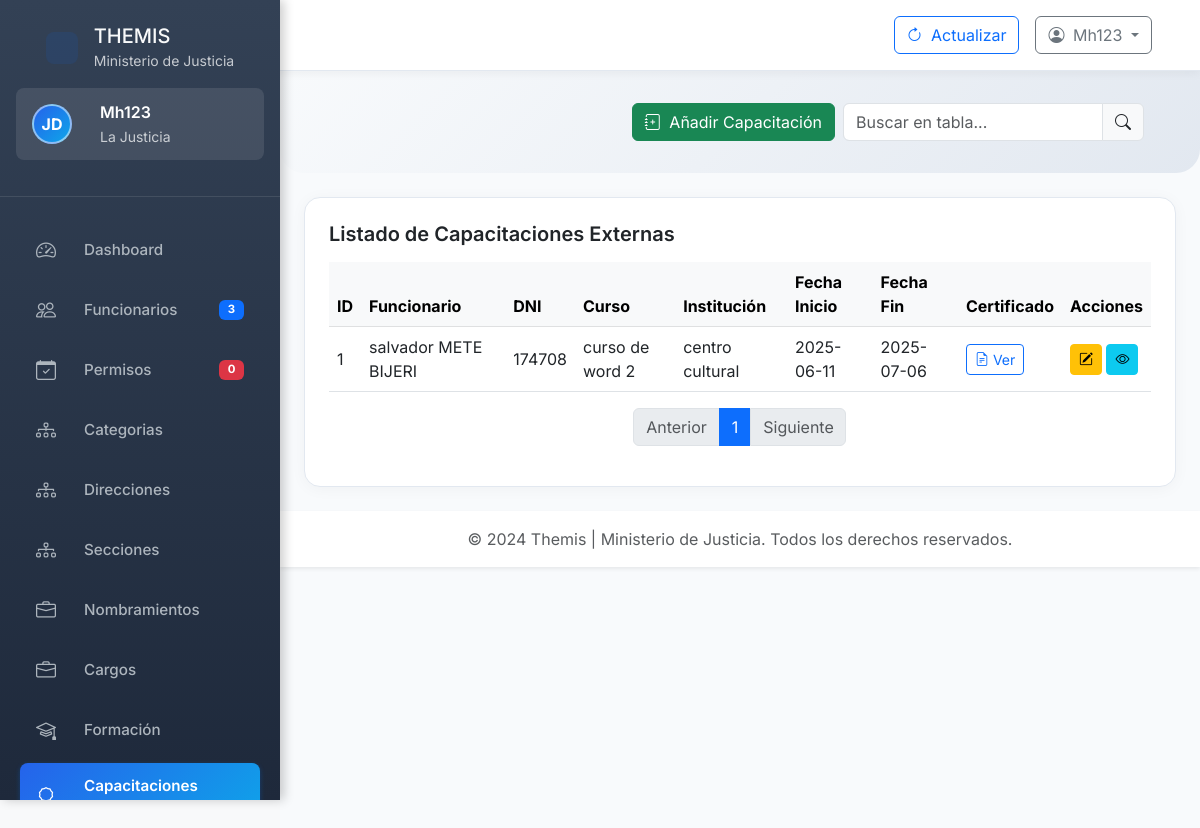
The page /administrador/capacitaciones.php (signed in) on the database its author committed.
### tables this page shows
CREATE TABLE tbl_capacitaciones (
    ID_Capacitacion INT AUTO_INCREMENT PRIMARY KEY,
    ID_Funcionario INT NOT NULL,

    Nombre_Curso VARCHAR(200) NOT NULL,
    Institucion_Organizadora VARCHAR(200) NOT NULL,
    Fecha_Inicio_Curso DATE DEFAULT NULL,
    Fecha_Fin_Curso DATE DEFAULT NULL,
    Certificado_URL VARCHAR(255) DEFAULT NULL,

    ID_Usuario_Creador INT NOT NULL,
    Fecha_Creacion_Registro DATETIME DEFAULT CURRENT_TIMESTAMP,

    ID_Usuario_Ultima_Modificacion INT DEFAULT NULL,
    Fecha_Ultima_Modificacion DATETIME DEFAULT NULL
        ON UPDATE CURRENT_TIMESTAMP,

    FOREIGN KEY (ID_Funcionario)
        REFERENCES funcionarios(Id_funcionario)
        ON DELETE CASCADE,

    FOREIGN KEY (ID_Usuario_Creador)
        REFERENCES tbl_usuarios(ID_Usuario),

    FOREIGN KEY (ID_Usuario_Ultima_Modificacion)
        REFERENCES tbl_usuarios(ID_Usuario)
);

CREATE TABLE funcionarios (
    Id_funcionario INT AUTO_INCREMENT PRIMARY KEY,
    CODIGO VARCHAR(30) NOT NULL UNIQUE,

    Nombre VARCHAR(100),
    Apellidos VARCHAR(100),
    Dip_Pasaporte VARCHAR(50),
    Sexo ENUM('Masculino','Femenino','Otro'),
    Fecha_nacimiento DATE,
    Lugar_nacimiento VARCHAR(100),
    Nacionalidad VARCHAR(100),
    Telefono VARCHAR(20),
    Correo VARCHAR(100),
    Domicilio TEXT,
    Num_carnet_fun VARCHAR(50),

    Fecha_nombramiento DATE,
    Fecha_posesion DATE,

    Id_seccion INT,
    Funcion VARCHAR(100),
    Id_categoria INT,

    Profesion VARCHAR(100),
    Maximo_nivel_estudios VARCHAR(100),
    Titulacion_academica VARCHAR(150),
    Universidad_centro_formacion VARCHAR(150),
    Fecha_graduacion DATE,

    Foto VARCHAR(255),
    Dip_pass_copia VARCHAR(255),
    Copia_doc_nomb VARCHAR(255),
    Copia_carnet_func VARCHAR(255),
    Copia_doc_tom_posesion VARCHAR(255),
    Copia_doc_academicos VARCHAR(255),

    Usuario_creador INT NOT NULL,
    Fecha_registro DATETIME DEFAULT CURRENT_TIMESTAMP,

    FOREIGN KEY (Id_seccion) REFERENCES secciones(Id_seccion),
    FOREIGN KEY (Id_categoria) REFERENCES categorias(Id_categoria),
    FOREIGN KEY (Usuario_creador) REFERENCES tbl_usuarios(ID_Usuario)
);

### administrador/capacitaciones.php (the view, shortened to what this page needs)
<?php
include_once '../includes/header.php';
?>
<body>
    <div class="container-fluid p-0">
        <div class="row g-0">
            <?php
            include_once '../includes/silebar_admin.php';
            ?>
            <div class="main-content" id="mainContent">
                <div class="header-section">
                    <div class="row align-items-center">
                        <div class="col-md-12 text-md-end mt-3 mt-md-0">
                            <div
                                class="d-flex justify-content-md-end align-items-center gap-2 flex-wrap justify-content-center"
                                data-id="<?php echo $funcionario['Id_funcionario']; ?>">
                                <button class="btn btn-success" data-bs-toggle="modal" data-bs-target="#addCapacitacionModal">
                                    <i class="bi bi-journal-plus me-1"></i> Añadir Capacitación
                                </button>
                                <div class="input-group" style="width: auto;">
                                    <input type="text" class="form-control" id="liveSearchInput"
                                        placeholder="Buscar en tabla...">
                                    <span class="input-group-text"><i class="bi bi-search"></i></span>
                                </div>
                            </div>
                        </div>
                    </div>
                </div>
                <div class="container-fluid px-4">
                    <div class="table-custom mb-4 p-4">
                        <div class="d-flex justify-content-between align-items-center mb-3">
                            <h5 class="mb-0 fw-semibold">Listado de Capacitaciones Externas </h5>
                        </div>
                        <div class="table-responsive">
                            <?php
                            try {
                                $pdo = new PDO($dsn, $user, $pass, $options);
                            } catch (PDOException $e) {
                                die("Error de conexión: " . $e->getMessage());
                            }
                            $sql = "SELECT c.ID_Capacitacion, c.Nombre_Curso, c.Institucion_Organizadora, c.Fecha_Inicio_Curso, c.Fecha_Fin_Curso, c.Certificado_URL,
                                f.Nombre, f.Apellidos, f.Dip_Pasaporte
                            FROM tbl_capacitaciones c
                            JOIN funcionarios f ON c.Id_funcionario = f.Id_funcionario
                            ORDER BY c.ID_Capacitacion DESC";
                            $stmt = $pdo->query($sql);
                            $capacitaciones = $stmt->fetchAll();
                            ?>
                            <table class="table table-hover align-middle mb-0" id="funcionariosTable">
                                <thead class="table-light">
                                    <tr>
                                        <th>ID</th>
                                        <th>Funcionario</th>
                                        <th>DNI</th>
                                        <th>Curso</th>
                                        <th>Institución</th>
                                        <th>Fecha Inicio</th>
                                        <th>Fecha Fin</th>
                                        <th>Certificado</th>
                                        <th>Acciones</th>
                                    </tr>
                                </thead>
                                <tbody id="funcionariosTableBody">
                                    <?php foreach ($capacitaciones as $cap): ?>
                                        <tr>
                                            <td><?= htmlspecialchars($cap['ID_Capacitacion']) ?></td>
                                            <td><?= htmlspecialchars($cap['Nombre'] . ' ' . $cap['Apellidos']) ?></td>
                                            <td><?= htmlspecialchars($cap['Dip_Pasaporte']) ?></td>
                                            <td><?= htmlspecialchars($cap['Nombre_Curso']) ?></td>
                                            <td><?= htmlspecialchars($cap['Institucion_Organizadora']) ?></td>
                                            <td><?= htmlspecialchars($cap['Fecha_Inicio_Curso']) ?></td>
                                            <td><?= htmlspecialchars($cap['Fecha_Fin_Curso']) ?></td>
                                            <td>
                                                <?php if (!empty($cap['Certificado_URL'])): ?>
                                                    <a href="../<?= htmlspecialchars($cap['Certificado_URL']) ?>" target="_blank" class="btn btn-sm btn-outline-primary">
                                                        <i class="bi bi-file-earmark-text"></i> Ver
                                                    </a>
                                                <?php else: ?>
                                                    <span class="text-muted">Ninguno</span>
                                                <?php endif; ?>
                                            </td>
                                            <td>
                                                <button class="btn btn-sm btn-warning btn-editar-capacitacion"
                                                    data-id="<?= $cap['ID_Capacitacion'] ?>"
                                                    data-funcionario="<?= htmlspecialchars($cap['Nombre'] . ' ' . $cap['Apellidos']) ?>"
                                                    data-curso="<?= htmlspecialchars($cap['Nombre_Curso']) ?>"
                                                    data-institucion="<?= htmlspecialchars($cap['Institucion_Organizadora']) ?>"
                                                    data-inicio="<?= $cap['Fecha_Inicio_Curso'] ?>"
                                                    data-fin="<?= $cap['Fecha_Fin_Curso'] ?>"
                                                    data-certificado="<?= htmlspecialchars($cap['Certificado_URL']) ?>"
                                                    title="Editar Capacitacion">
                                                    <i class="bi bi-pencil-square"></i>
                                                </button>
                                                <button class="btn btn-sm btn-info btn-detalle-capacitacion"
                                                    data-bs-toggle="modal"
                                                    data-bs-target="#detalleCapacitacionModal"
                                                    data-funcionario="<?= htmlspecialchars($cap['Nombre'] . ' ' . $cap['Apellidos']) ?>"
                                                    data-curso="<?= htmlspecialchars($cap['Nombre_Curso']) ?>"
                                                    data-institucion="<?= htmlspecialchars($cap['Institucion_Organizadora']) ?>"
                                                    data-inicio="<?= $cap['Fecha_Inicio_Curso'] ?>"
                                                    data-fin="<?= $cap['Fecha_Fin_Curso'] ?>"
                                                    data-certificado="<?= htmlspecialchars($cap['Certificado_URL']) ?>"
                                                    title="Ver Detalles">
                                                    <i class="bi bi-eye"></i>
                                                </button>
                                            </td>
                                        </tr>
                                    <?php endforeach; ?>
                                </tbody>
                            </table>
                        </div>
                        <nav aria-label="Page navigation example" class="mt-3">
                            <ul class="pagination justify-content-center" id="paginationControls">
                            </ul>
                        </nav>
                    </div>
                </div>
                <footer class="footer bg-white shadow-sm py-3 mt-auto">
                    <div class="container-fluid text-center">
                        <span class="text-muted">© 2024 Themis | Ministerio de Justicia. Todos los derechos
                            reservados.</span>
                    </div>
                </footer>
            </div>
        </div>
    </div>
    <?php
    include_once '../includes/footer.php';
    ?>

### includes/header.php (style rules this page uses)
:root { --primary-color: #2563eb; --secondary-color: #475569; --accent-color: #0ea5e9; --success-color: #059669; --warning-color: #d97706; --danger-color: #dc2626; --dark-color: #1e293b; --light-color: #f8fafc; --border-color: #e2e8f0; --sidebar-bg: #334155; --sidebar-hover: #475569; --sidebar-width-desktop: 280px; --sidebar-width-tablet: 240px; --sidebar-width-mobile: 100%; }
body { background-color: #f1f5f9; font-family: 'Inter', 'Segoe UI', Tahoma, Geneva, Verdana, sans-serif; margin: 0; padding: 0; overflow-x: hidden; }
.main-content { margin-left: var(--sidebar-width-desktop); background-color: #f8fafc; min-height: 100vh; transition: all 0.3s ease; width: calc(100% - var(--sidebar-width-desktop)); }
.header-section { background: linear-gradient(135deg, #f8fafc 0%, #e2e8f0 100%); color: var(--dark-color); padding: 32px; margin-bottom: 24px; border-radius: 0 0 24px 24px; }
.table-custom { background: white; border-radius: 16px; overflow: hidden; box-shadow: 0 2px 16px rgba(0, 0, 0, 0.04); border: 1px solid var(--border-color); overflow-x: auto; }
.table-custom thead { background: linear-gradient(135deg, #f8fafc 0%, #e2e8f0 100%); color: var(--dark-color); }
.container-fluid { padding-left: 0; padding-right: 0; }
@media (min-width: 1200px) { .main-content { margin-left: var(--sidebar-width-desktop); width: calc(100% - var(--sidebar-width-desktop)); } }
.main-content * { max-width: 100%; box-sizing: border-box; }
* { transition: margin 0.3s ease, width 0.3s ease, padding 0.3s ease; }
body { font-family: 'Inter', sans-serif; background-color: #f8f9fa; }

### rows shown on the page
tbl_capacitaciones: ID_Capacitacion "1", ID_Funcionario.Apellidos "salvador METE BIJERI", ID_Funcionario.Dip_Pasaporte "174708", Nombre_Curso "curso de word 2", Institucion_Organizadora "centro cultural", Fecha_Inicio_Curso "2025-06-11", Fecha_Fin_Curso "2025-07-06"

### other values the page prints
$nombre_usuario "Mh123"
$dashboardData['totalFuncionarios'] "3"
$dashboardData['permisosPendientes'] "0"
